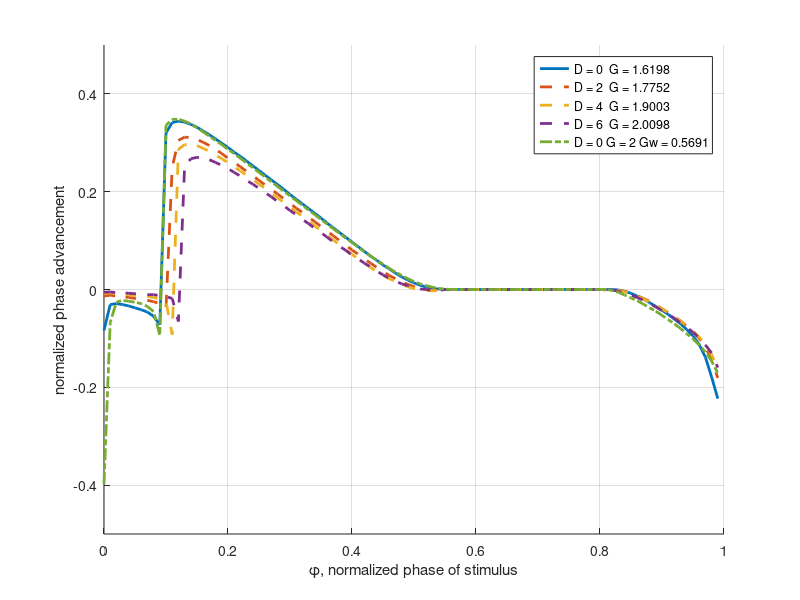
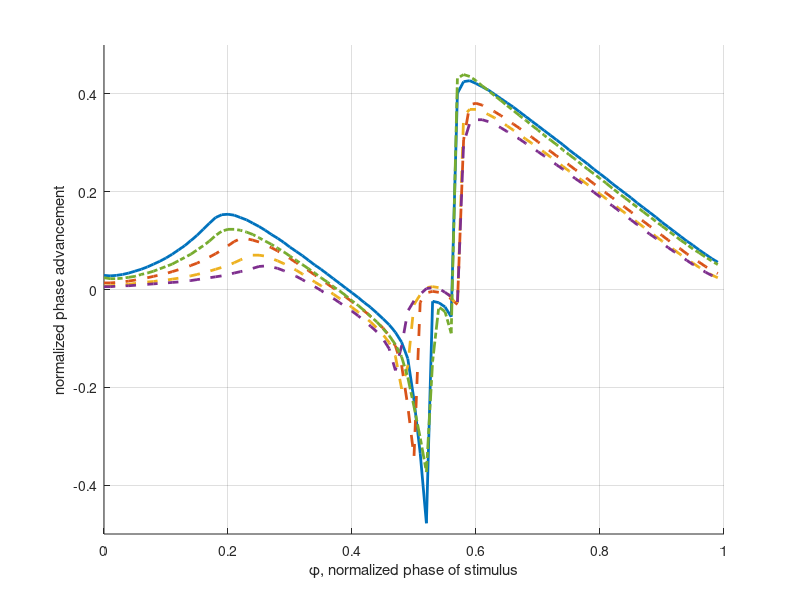

The MATLAB script that drew these images, in order:
clear all
clc

PRC_same_frequency = 1;
PRC_DvsG = 0;

PRC_GWvsG = 0;

if PRC_same_frequency 
%% For inhibition
load ('D0-.mat')
N = phase_shift;
load ('D2-.mat')
D2 = phase_shift;
load ('D4-.mat')
D4 = phase_shift;
load ('D6-.mat')
D6 = phase_shift;
load ('Gw-.mat')
G = phase_shift;

num_phase = 100;

figure(1)
hold on
plot((0:num_phase-1)/num_phase,N,'LineWidth',2)
plot((0:num_phase-1)/num_phase,D2,'--','LineWidth',2)
plot((0:num_phase-1)/num_phase,D4,'--','LineWidth',2)
plot((0:num_phase-1)/num_phase,D6,'--','LineWidth',2)
plot((0:num_phase-1)/num_phase,G,'-.','LineWidth',2)
grid on
ylim([-0.5 0.5])
set(gcf,'Position',[500 200 600 300])
xlabel('\phi, normalized phase of stimulus')
ylabel('normalized phase advancement')

legend('D = 0  G = 1.6198','D = 2  G = 1.7752','D = 4  G = 1.9003','D = 6  G = 2.0098','D = 0 G = 2 Gw = 0.5691')

%% For excitation
load ('D0+.mat')
N = phase_shift;
load ('D2+.mat')
D2 = phase_shift;
load ('D4+.mat')
D4 = phase_shift;
load ('D6+.mat')
D6 = phase_shift;
load ('Gw+.mat')
G = phase_shift;

num_phase = 100;
 
figure(2)
hold on
plot((0:num_phase-1)/num_phase,N,'LineWidth',2)
plot((0:num_phase-1)/num_phase,D2,'--','LineWidth',2)
plot((0:num_phase-1)/num_phase,D4,'--','LineWidth',2)
plot((0:num_phase-1)/num_phase,D6,'--','LineWidth',2)
plot((0:num_phase-1)/num_phase,G,'-.','LineWidth',2)
grid on
ylim([-0.5 0.5])
set(gcf,'Position',[500 200 600 300])
xlabel('\phi, normalized phase of stimulus')
ylabel('normalized phase advancement')
end

if PRC_DvsG 
%% For inhibition
load ('D0-.mat')
N = phase_shift;
load ('G1.9-.mat')
S4 = phase_shift;
load ('G2-.mat')
S6 = phase_shift;
load ('D4-.mat')
D4 = phase_shift;
load ('D6-.mat')
D6 = phase_shift;

num_phase = 100;

figure(1)
hold on
plot((0:num_phase-1)/num_phase,N,'LineWidth',2)
plot((0:num_phase-1)/num_phase,D4,'--','LineWidth',2)
plot((0:num_phase-1)/num_phase,S4,':','LineWidth',2)
plot((0:num_phase-1)/num_phase,D6,'--','LineWidth',2)
plot((0:num_phase-1)/num_phase,S6,':','LineWidth',2)
grid on
ylim([-0.5 0.5])
set(gcf,'Position',[500 200 600 300])
xlabel('\phi, normalized phase of stimulus')
ylabel('normalized phase advancement')

legend('D = 0     G = 1.6198','D = 4     G = 1.9003','G = 1.9  D = 3.9948','D = 6     G = 2.0098','G = 2     D = 5.8157')

%% For excitation
load ('D0+.mat')
N = phase_shift;
load ('G1.9+.mat')
S4 = phase_shift;
load ('G2+.mat')
S6 = phase_shift;
load ('D4+.mat')
D4 = phase_shift;
load ('D6+.mat')
D6 = phase_shift;

num_phase = 100;
 
figure(2)
hold on
plot((0:num_phase-1)/num_phase,N,'LineWidth',2)
plot((0:num_phase-1)/num_phase,D4,'--','LineWidth',2)
plot((0:num_phase-1)/num_phase,S4,':','LineWidth',2)
plot((0:num_phase-1)/num_phase,D6,'--','LineWidth',2)
plot((0:num_phase-1)/num_phase,S6,':','LineWidth',2)
grid on
ylim([-0.5 0.5])
set(gcf,'Position',[500 200 600 300])
xlabel('\phi, normalized phase of stimulus')
ylabel('normalized phase advancement')
end

if PRC_GWvsG 
%% For inhibition
load ('Gw-.mat')
N = phase_shift;
load ('Gw1-.mat')
S1 = phase_shift;
load ('Gw0-.mat')
S0 = phase_shift;
load ('Gw2-.mat')
S2 = phase_shift;


num_phase = 100;

figure(1)
hold on
plot((0:num_phase-1)/num_phase,N,'LineWidth',2)
plot((0:num_phase-1)/num_phase,S0,'--','LineWidth',2)
plot((0:num_phase-1)/num_phase,S1,'--','LineWidth',2)
plot((0:num_phase-1)/num_phase,S2,':','LineWidth',2)
grid on
ylim([-0.5 0.5])
set(gcf,'Position',[500 200 600 300])
xlabel('\phi, normalized phase of stimulus')
ylabel('normalized phase advancement')

legend('G = 2.0   Gw = 0.5691','G = 1.7   Gw = 0.1119','G = 1.9   Gw = 0.41','G = 2.3   Gw = 1.0857')

%% For excitation
load ('Gw+.mat')
N = phase_shift;
load ('Gw1+.mat')
S1 = phase_shift;
load ('Gw0+.mat')
S0 = phase_shift;
load ('Gw2+.mat')
S2 = phase_shift;

num_phase = 100;
 
figure(2)
hold on
hold on
plot((0:num_phase-1)/num_phase,N,'LineWidth',2)
plot((0:num_phase-1)/num_phase,S0,'--','LineWidth',2)
plot((0:num_phase-1)/num_phase,S1,'--','LineWidth',2)
plot((0:num_phase-1)/num_phase,S2,':','LineWidth',2)
grid on
ylim([-0.5 0.5])
set(gcf,'Position',[500 200 600 300])
xlabel('\phi, normalized phase of stimulus')
ylabel('normalized phase advancement')
end
